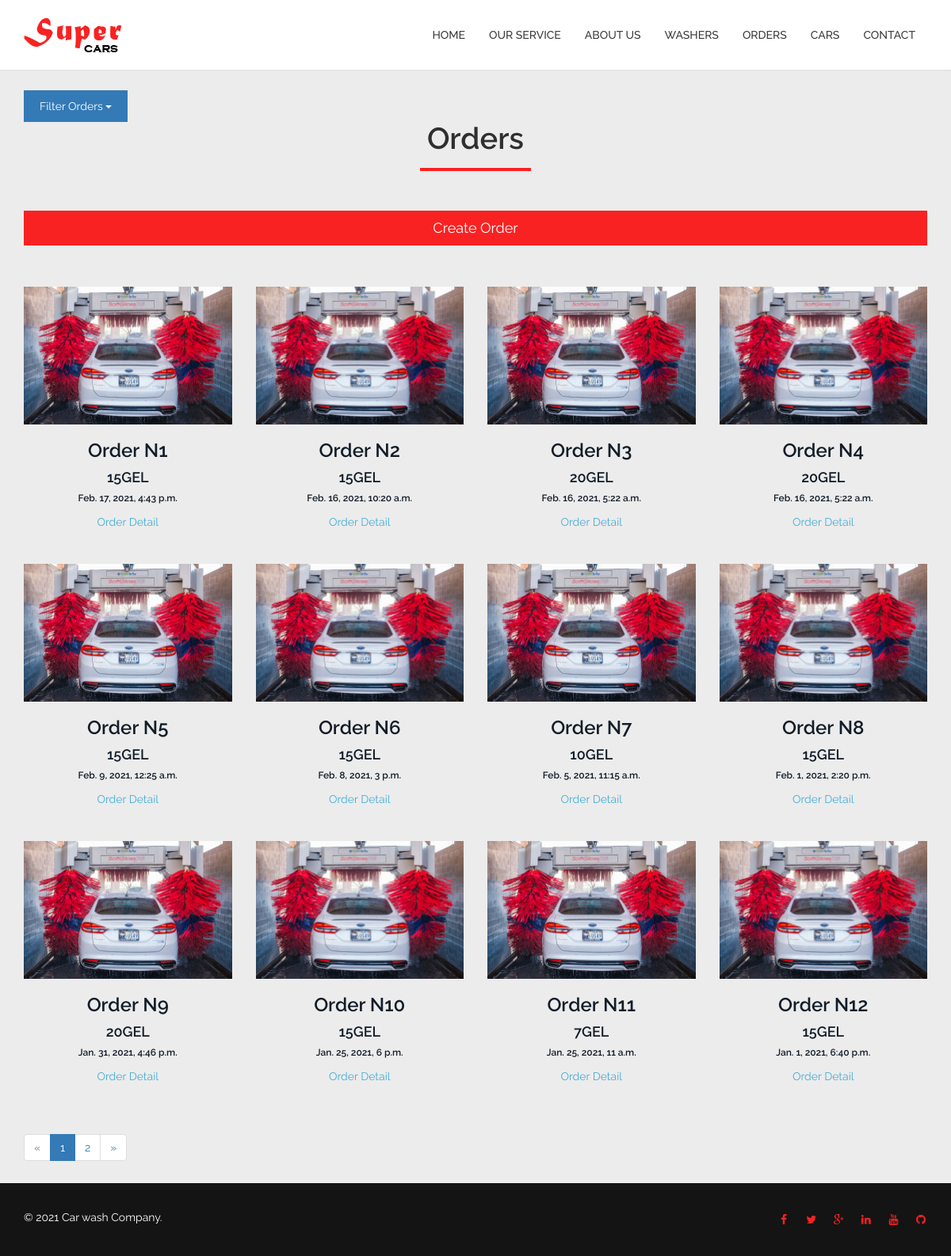
Page /orders on the earlier database version.
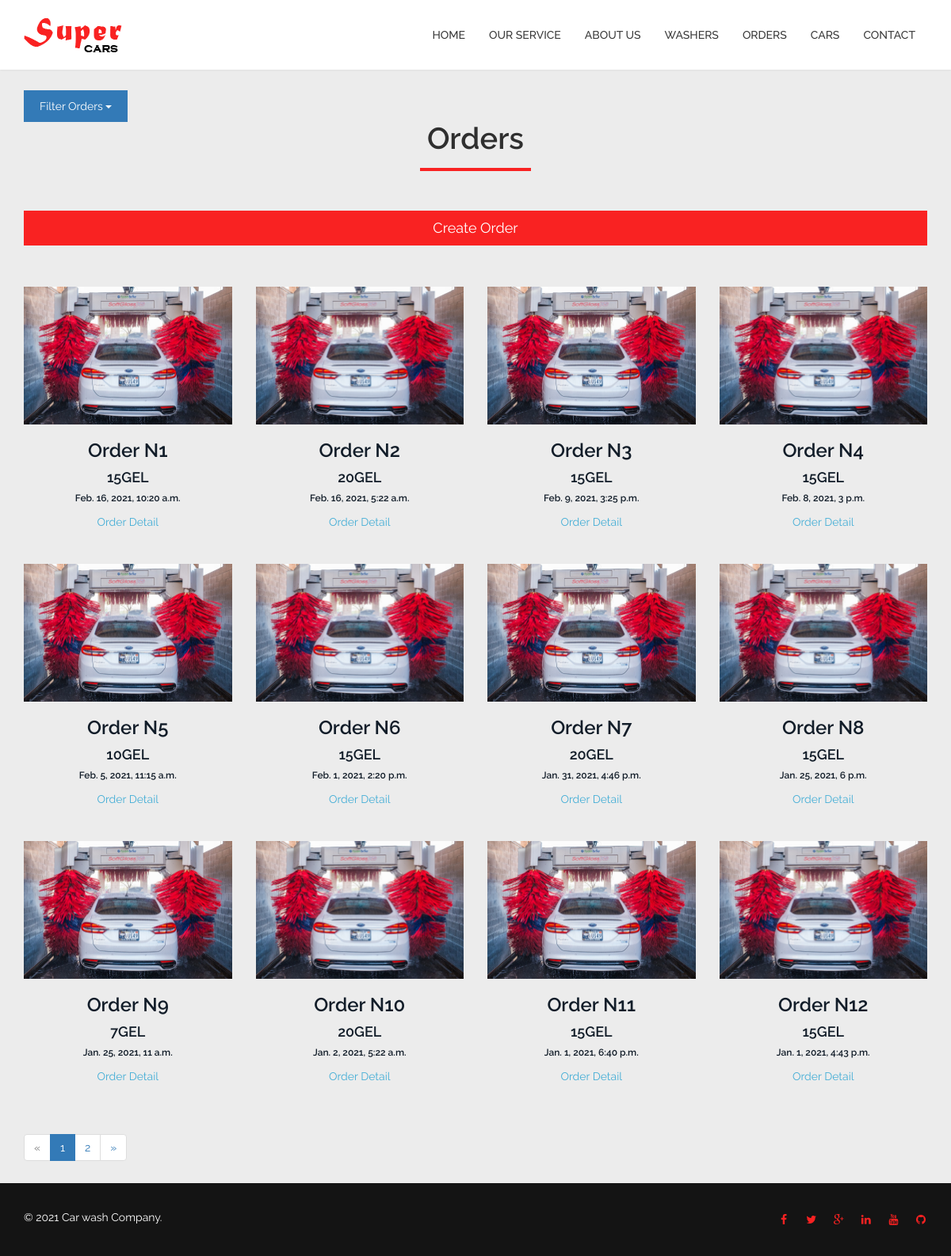
Same page on the later database version.
### serviceapp/models.py (models this page shows, shortened)
class Order(models.Model):
    car = models.ForeignKey(
        to='serviceapp.Car',
        on_delete=models.CASCADE,
        related_name='order')
    booth = models.ForeignKey(to='serviceapp.Booth', on_delete=models.PROTECT, related_name='order')
    start_date = models.DateTimeField(verbose_name=_('Scheduled time'))
    end_date = models.DateTimeField(verbose_name=_('End time'), null=True, blank=True)
    wash_type = models.ForeignKey(
        to='serviceapp.WashType',
        related_name='orders',
        on_delete=models.PROTECT,
    )
    note = models.TextField(null=True, blank=True, verbose_name=_('Note'))
    coupon = models.ForeignKey(
        to='serviceapp.Coupon', related_name='orders',
        on_delete=models.PROTECT,
        null=True, blank=True,
    )
    employee = models.ForeignKey(
        to='user.User',
        on_delete=models.SET_NULL,
        null=True,
        related_name='order')
    price = models.IntegerField()
    created_date = models.DateTimeField(auto_now_add=True)
    class Meta:
        verbose_name = _('Order')
        verbose_name_plural = _('Orders')

### serviceapp/views.py (the view)
# urls.py: path('orders', orders_list, name='orders'),
def orders_list(request: WSGIRequest) -> HttpResponse:
    finish_filter = request.GET.get('finished', None)
    page = request.GET.get('page', 1)
    orders: Order = Order.objects.filter().order_by('-start_date').all()
    if finish_filter:
        orders: Order = Order.objects.filter(end_date__isnull=finish_filter).order_by('-start_date').all()
    paginator = Paginator(orders, 12)
    orders = paginator.page(page)
    return render(request, 'pages/orders.html', context={'orders': orders})

### templates/pages/orders.html (shortened to what this page needs)
{% extends 'layout.html' %}
{% load static %}
{% block content %}
    <section id="orders">
        <div class="container">
            <div class="dropdown">
                <br>
                <button class="btn btn-primary dropdown-toggle" type="button" data-toggle="dropdown">Filter Orders
                    <span class="caret"></span></button>
            </div>
            <div class="section-header">
                <h2 class="section-title text-center wow fadeInDown">Orders</h2>
            </div>
            <a href="{% url 'wash:create_order' %}" class="btn btn-primary btn-lg btn-block background-red">Create
                Order</a>
            <br>
            <br>
            <div class="row">
                {% for order in orders %}
                    <div class="col-md-3 col-sm-6 card-margin">
                        <a href='{% url 'wash:order_detail' order.id %}'>
                            <div class="wow fadeInUp" data-wow-duration="400ms" data-wow-delay="0ms">
                                <div class="team-img">
                                    <img class="img-responsive"
                                         src="{% static 'serviceapp/images/prettyPhoto/order.jpeg' %}"
                                         alt="">
                                </div>
                                <div class="text-center">
                                    <h3>Order N{{ forloop.counter }}</h3>
                                    <h4>{{ order.price }}GEL</h4>
                                    <h6>{{ order.start_date }}</h6>
                                    <span>Order Detail</span>
                                </div>
                            </div>
                        </a>
                    </div>
                {% endfor %}
            </div>
            {% if orders.has_other_pages %}
                <ul class="pagination">
                    {% if orders.has_previous %}
                        <li><a href="?page={{ orders.previous_page_number }}">&laquo;</a></li>
                    {% else %}
                        <li class="disabled"><span>&laquo;</span></li>
                    {% endif %}
                    {% for i in orders.paginator.page_range %}
                        {% if orders.number == i %}
                            <li class="active"><span>{{ i }} <span class="sr-only">(current)</span></span></li>
                        {% else %}
                            <li><a href="?page={{ i }}">{{ i }}</a></li>
                        {% endif %}
                    {% endfor %}
                    {% if orders.has_next %}
                        <li><a href="?page={{ orders.next_page_number }}">&raquo;</a></li>
                    {% else %}
                        <li class="disabled"><span>&raquo;</span></li>
                    {% endif %}
                </ul>
            {% endif %}
        </div>
    </section>
{% endblock %}

Differences in the rows shown:
changed Order: start_date "Feb. 9, 2021, 12:25 a.m." → "Feb. 9, 2021, 3:25 p.m."
changed Order: start_date "Feb. 16, 2021, 5:22 a.m." → "Jan. 2, 2021, 5:22 a.m."; moves down the list
changed Order: start_date "Feb. 17, 2021, 4:43 p.m." → "Jan. 1, 2021, 4:43 p.m."; moves down the list
